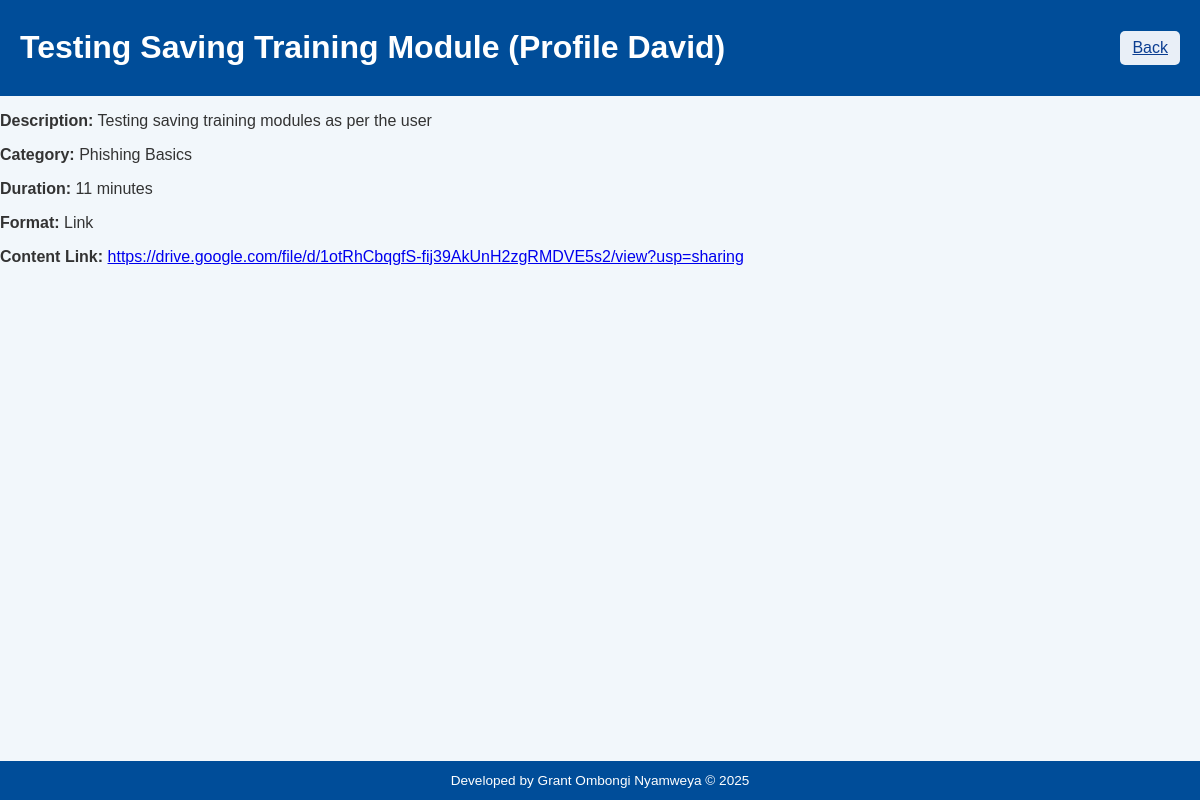
The app's page /training_modules/1 (signed in) with its own data.
### models.py (models this page shows)
class TrainingModule(db.Model):
    id = db.Column(db.Integer, primary_key=True)
    title = db.Column(db.String(150), nullable=False)
    description = db.Column(db.Text, nullable=False)
    category = db.Column(db.String(100), nullable=False)
    format = db.Column(db.String(50), nullable=False)
    duration = db.Column(db.Integer, nullable=False)
    content = db.Column(db.Text, nullable=False)  # stores links/materials
    created_at = db.Column(db.DateTime, default=datetime.utcnow)
    user_id = db.Column(db.Integer, db.ForeignKey('user.id'), nullable=False)
    user = db.relationship("User", back_populates="modules")

### routes.py (the view)
@routes_bp.route('/training_modules/<int:module_id>')
def view_training_module(module_id):
    if 'username' not in session:
        return redirect(url_for('routes.login'))
    module = TrainingModule.query.get_or_404(module_id)
    return render_template('view_training_module.html', module=module)

### templates/view_training_module.html (shortened to what this page needs)
<!DOCTYPE html>
<html lang="en">
<head>
  <link rel="stylesheet" href="{{ url_for('static', filename='training_modules.css') }}">
</head>
<body>
  <header class="main-header">
    <h1>{{ module.title }}</h1>
    <a href="{{ url_for('routes.training_modules') }}" class="secondary-btn">Back</a>
  </header>
  <main>
    <p><strong>Description:</strong> {{ module.description }}</p>
    <p><strong>Category:</strong> {{ module.category }}</p>
    <p><strong>Duration:</strong> {{ module.duration }} minutes</p>
    <p><strong>Format:</strong> {{ module.format }}</p>
    {% if module.content %}
        <p><strong>Content Link:</strong>
        <a href="{{ module.content }}" target="_blank">{{ module.content }}</a>
        </p>
    {% else %}
        <p><strong>Content Link:</strong> None</p>
    {% endif %}
  </main>
  <footer>
    <p>Developed by Grant Ombongi Nyamweya &copy; 2025</p>
  </footer>
</body>
</html>

### static/training_modules.css (style rules this page uses)
body { margin: 0; font-family: Arial, sans-serif; background-color: #f2f7fb; color: #333; display: flex; flex-direction: column; min-height: 100vh; }
.main-header { display: flex; justify-content: space-between; align-items: center; background: #004d99; color: white; padding: 8px 20px; }
.secondary-btn { background-color: #e9eff7; color: #0b3d91; border: none; padding: 8px 12px; border-radius: 5px; cursor: pointer; }
footer { text-align: center; padding: 0.75rem 1rem; background-color: #004d99; color: white; margin-top: auto; }
footer p { font-size: 0.85rem; margin: 0; }

### records on screen
TrainingModule: title "Testing Saving Training Module (Profile David)", description "Testing saving training modules as per the user", category "Phishing Basics", duration "11", format "Link", content "https://drive.google.com/file/d/1otRhCbqgfS-fij39AkUnH2zgRMDVE5s2/view?usp=sharing"
